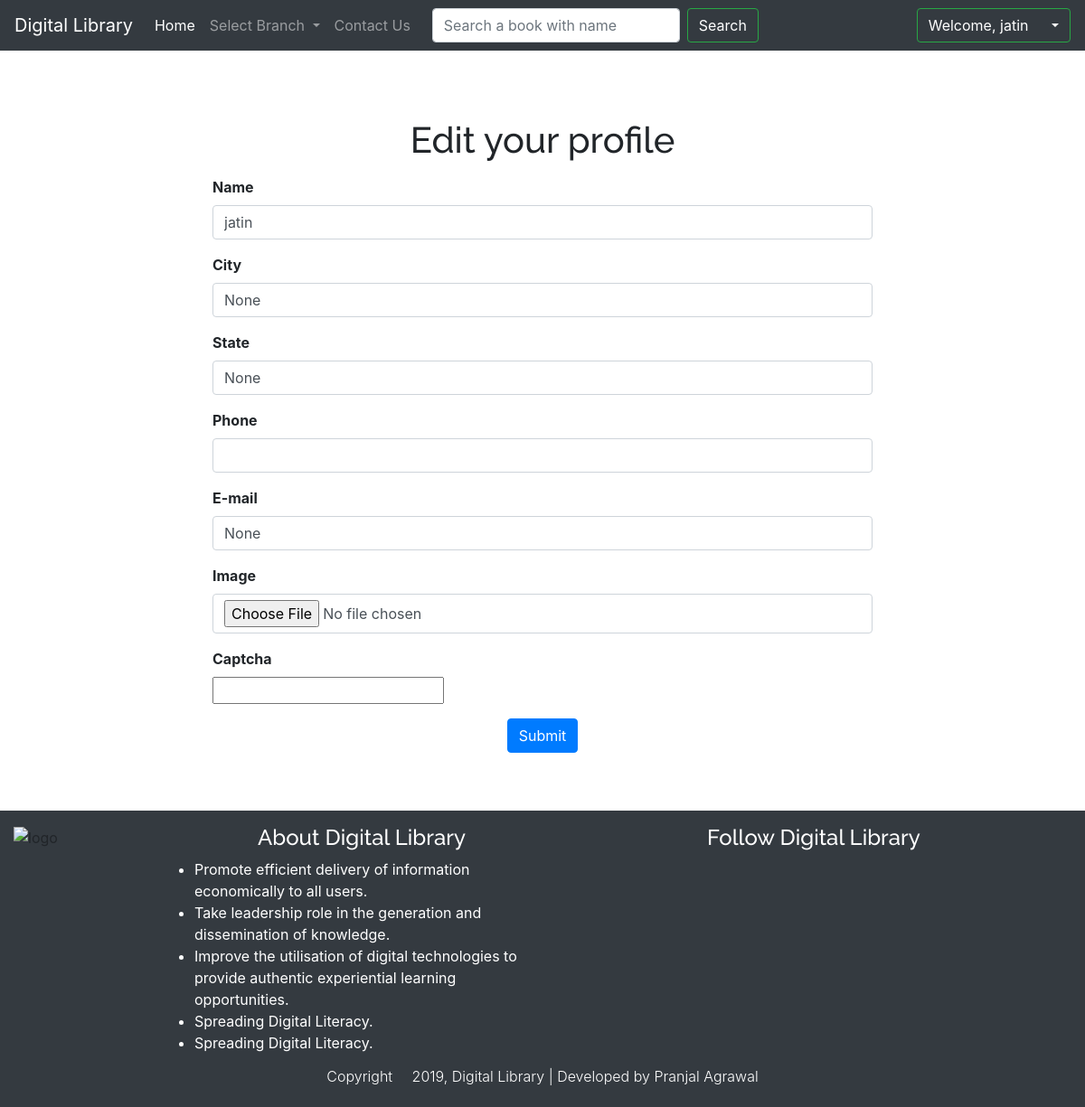
/library/edit_student/edit/2 (signed in), run on the app's committed database.
### dlibrary/models.py (models this page shows, shortened)
class Suser(models.Model):
    name = models.CharField(max_length=100)
    city = models.CharField(max_length=100, null=True)
    state = models.CharField(max_length=100, null=True)
    phone = models.IntegerField(null=True)
    email = models.EmailField(null=True)
    user = models.ForeignKey(User, on_delete=models.CASCADE)
    myimg = models.ImageField(upload_to="images\\", validators=[validate_img], null=True, blank=True, default='/images/images.png')
    myimg_thumbnail = ImageSpecField(source='myimg', processors=[ResizeToFill(150, 130)], format='JPEG',
                                     options={'quality': 60})

### dlibrary/views.py (the view)
# urls.py: url(r'^edit_student/edit/(?P<pk>\d+)$', views.StudentUpdate.as_view(), name='student_edit'),
@method_decorator(login_required, name='dispatch')
class StudentUpdate(UpdateView):
    form_class = SuserForm
    model = Suser
    success_url = reverse_lazy('hme')

### dlibrary/forms.py
class SuserForm(forms.ModelForm):
    name = forms.CharField()
    city = forms.CharField()
    state = forms.CharField()
    phone = forms.CharField()
    myimg = forms.ImageField()
    captcha = CaptchaField()
    class Meta:
        model = Suser
        fields = ['name', 'city', 'state', 'phone']

### dlibrary/myctxproc.py (called while the page is built)
def ctxproc(request):
    st = None
    stList = Suser.objects.filter(user=request.user.id)
    if len(stList) > 0:
        st = stList[0]
    return {'student': st}

### dlibrary/templates/dlibrary/suser_form.html (shortened to what this page needs)
{% extends 'base.html' %}
{% block content %}
<div class="container">
    <h1 class="text-center" style="font-family: 'Raleway', sans-serif;padding-top: 75px;" >
        Edit your profile
    </h1>
</div>
<div class="container">
<div class="row d-flex justify-content-center">
    <div class="col-sm-8">
        <form method="post" action="" enctype="multipart/form-data">{% csrf_token %}
            <div class="form-group required mt-2">
                <label class="required font-weight-bold" for="id_name">Name</label>
                <input required class="form-control required" type="text" name="name" id="id_name"  autofocus
                       value="{{ student.name }}" >
            </div>
            <div class="form-group required mt-2">
                <label class="required font-weight-bold" for="id_city">City</label>
                <input required class="form-control required" type="text" name="city" id="id_city"  autofocus
                value="{{ student.city }}">
            </div>
            <div class="form-group required mt-2">
                <label class="required font-weight-bold" for="id_state">State</label>
                <input required class="form-control required" type="text" name="state" id="id_state"  autofocus
                       value="{{ student.state }}">
            </div>
            <div class="form-group required mt-2">
                <label class="required font-weight-bold" for="id_phone">Phone</label>
                <input required class="form-control required" type="number" name="phone" id="id_phone"  autofocus
                       value="{{ student.phone }}">
            </div>
            <div class="form-group required mt-2">
                <label class="required font-weight-bold" for="id_email">E-mail</label>
                <input required class="form-control required" type="email" name="email" id="id_email"  autofocus
                value="{{ student.email }}">
            </div>
            <div class="form-group required mt-2">
                <label class="required font-weight-bold" for="id_myimg">Image</label>
                <input class="form-control" type="file" name="myimg" id="id_myimg"  autofocus>
            </div>
            <div class="form-group required mt-2">
                <label class="required font-weight-bold" for="id_captcha">{{ form.captcha.label }}</label>
                <div>
                    {{ form.captcha }}
                </div>
            </div>
            <div class="form-group d-flex justify-content-center">
                <button type="submit" class="btn btn-primary submitbtn">Submit</button>
            </div>
        </form>
    </div>
</div>
</div>
{% endblock %}

### dlibrary/templates/base.html (shortened to what this page needs)
{% load static %}
<!DOCTYPE html>
<html lang="en">
<head>
    <link rel="stylesheet" href="{% static 'vendor/bs/css/bootstrap.min.css' %}" type="text/css">
    <link rel="stylesheet" href="{% static 'vendor/fa/css/all.css' %}">
    <link rel="stylesheet" href="{% static 'style.css' %} " type="text/css">
</head>
<body class="bimg">
<div class="hja">
<nav class="navbar navbar-expand-lg navbar-dark bg-dark">
  <a class="navbar-brand" href="{% url 'hme' %}">Digital Library</a>
  <div class="collapse navbar-collapse" id="navbarSupportedContent">
    <ul class="navbar-nav">
      <li class="nav-item active">
        <a class="nav-link" href="{% url 'hme' %}">Home <span class="sr-only">(current)</span></a>
      </li>
      <li class="nav-item dropdown">
        <a class="nav-link dropdown-toggle" href="#" id="navbarDropdown" role="button" data-toggle="dropdown" aria-haspopup="true" aria-expanded="false">
          Select Branch
        </a>
      </li>
      <li class="nav-item">
        <a class="nav-link" href="{% url 'feed' %}">Contact Us</a>
      </li>
    </ul>
      <div class="mbile mr-auto ml-3">
        <form class="form-inline my-2 my-lg-0" action="{% url 'blist' %}">
          <input class="form-control mr-sm-2" type="search" placeholder="Search a book with name" name="si" aria-label="Search">
          <button  class="btn btn-outline-success my-2 my-sm-0 text-white" type="submit">
              Search
          </button>
        </form>
      </div>
      <div class="mbile ml-auto">
          {% if user.is_authenticated %}
              <div class="dropdown">
                  <button class="btn btn-outline-success dropdown-toggle text-white" type="button" id="dropdownMenuButton" data-toggle="dropdown" aria-haspopup="true" aria-expanded="false">
                    Welcome, {{ user }} <span><i class="fa fa-user"></i></span>
                  </button>
              </div>
          {% endif %}
      </div>
  </div>
</nav>
{% block content %}
{% endblock %}
 <div class="container-fluid footer pb-3 mt-5 bg-dark">
    <div class="row pt-3">
        <div class="col-sm-2">
            <img class="img-fluid" src="{% static 'images/logo1.png' %}" alt="logo">
        </div>
        <div class="col-sm-4 d-flex justify-content-center">
            <div>
                <h4 class="text-center text-white" style="font-family: 'Raleway', sans-serif";>About Digital Library</h4>
                <ul class="list-group border-0 mt-2">
					<li class="list-group-item-text bg-dark text-white">
                        Promote efficient delivery of information economically to all users.
                    </li>
					<li class="list-group-item-text bg-dark text-white">
                        Take leadership role in the generation and dissemination of knowledge.
                    </li>
					<li class="list-group-item-text bg-dark text-white">
                        Improve the utilisation of digital technologies to provide authentic experiential learning opportunities.
                    </li>
					<li class="list-group-item-text bg-dark text-white">
                        Spreading Digital Literacy.
                    </li>
                    <li class="list-group-item-text bg-dark text-white">
                        Spreading Digital Literacy.
                    </li>
				</ul>
            </div>
        </div>
        <div class="col-sm-6">
            <h4 class="text-center text-white" style="font-family: 'Raleway', sans-serif";>Follow Digital Library</h4>
            <div class="d-flex justify-content-center mt-5">
                <a class="pr-4 link1" href="#"><i class="fab fa-3x fa-facebook"></i></a>
                <a class="pr-4 link1" href="#"><i class="fab fa-3x fa-twitter"></i></a>
                <a class="pr-4 link2" href="#"><i class="fab fa-3x fa-youtube"></i></a>
                <a class="pr-4 link2" href="#"><i class="fab fa-3x fa-google-plus"></i></a>
                <a class="pr-4 link2" href="#"><i class="fab fa-3x fa-pinterest"></i></a>
                <a class="pr-4 link3" href="#"><i class="fab fa-3x fa-instagram"></i></a>
            </div>
        </div>
    </div>
    <h6 class="text-center text-white sd mt-3 font-weight-light">
        Copyright <i class="fa fa-1x fa-copyright"></i> 2019, Digital Library | Developed by Pranjal Agrawal
    </h6>
    </div>
</div>
</body>
</html>

### dlibrary/static/style.css (style rules this page uses)
h1 { font-family: 'Raleway', sans-serif; }
.bimg { background-image: url("images/banner4.jpg"); background-repeat: repeat-x; background-size: cover; }
.footer { background-repeat: repeat-x; background-size: cover; }
.link1,.link2,.link3 { color: white; }
.mbile { justify-content: center; display: flex; }

### data on the page
Suser: name "jatin", city "None", state "None", email "None"

### other printed values
{{ user }} "jatin"
